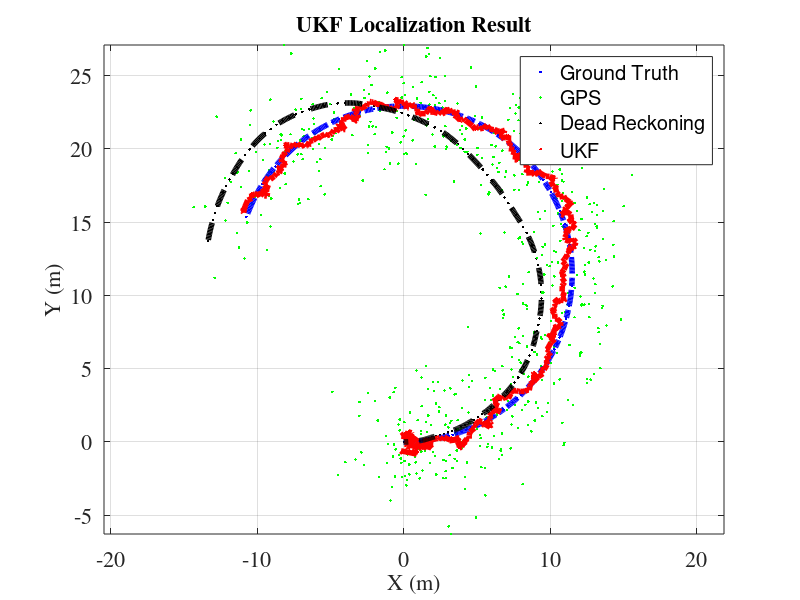

The MATLAB script that drew this image:
% -------------------------------------------------------------------------
%
% File : Unscented KalmanFilterLocalization.m
%
% Discription : Mobible robot localization sample code with
%               Unscented Kalman Filter (UKF)
%
% Environment : Matlab
%
% Author : Atsushi Sakai
%
% Copyright (c): 2014 Atsushi Sakai
%
% License : Modified BSD Software License Agreement
% -------------------------------------------------------------------------
 
function [] = UnscentedKalmanFilterLocalization()
 
close all;
clear all;
 
disp('Unscented Kalman Filter (UKF) sample program start!!')
 
time = 0;
endtime = 60; % [sec]
global dt;
dt = 0.1; % [sec]
 
nSteps = ceil((endtime - time)/dt);
 
result.time=[];
result.xTrue=[];
result.xd=[];
result.xEst=[];
result.z=[];
result.PEst=[];
result.u=[];

% State Vector [x y yaw v]'
xEst=[0 0 0 0]';
 
% True State
xTrue=xEst;
 
% Dead Reckoning
xd=xTrue;
 
% Observation vector [x y yaw v]'
z=[0 0 0 0]';

% Covariance Matrix for predict
Q=diag([0.1 0.1 toRadian(1) 0.05]).^2;
 
% Covariance Matrix for observation
R=diag([1.5 1.5 toRadian(3) 0.05]).^2;

% Simulation parameter
global Qsigma
Qsigma=diag([0.1 toRadian(20)]).^2;
 
global Rsigma
Rsigma=diag([1.5 1.5 toRadian(3) 0.05]).^2;
 
% UKF Parameter
alpha=0.001;
beta =2;
kappa=0;

n=length(xEst);%size of state vector
lamda=alpha^2*(n+kappa)-n;

%calculate weights
wm=[lamda/(lamda+n)];
wc=[(lamda/(lamda+n))+(1-alpha^2+beta)];
for i=1:2*n
    wm=[wm 1/(2*(n+lamda))];
    wc=[wc 1/(2*(n+lamda))];
end
gamma=sqrt(n+lamda);

PEst = eye(4);
 
tic;
% Main loop
for i=1 : nSteps
    time = time + dt;
    % Input
    u=doControl(time);
    % Observation
    [z,xTrue,xd,u]=Observation(xTrue, xd, u);
    
    % ------ Unscented Kalman Filter --------
    % Predict 
    sigma=GenerateSigmaPoints(xEst,PEst,gamma);
    sigma=PredictMotion(sigma,u);
    xPred=(wm*sigma')';
    PPred=CalcSimgaPointsCovariance(xPred,sigma,wc,Q);
    
    % Update
    y = z - h(xPred);
    sigma=GenerateSigmaPoints(xPred,PPred,gamma);
    zSigma=PredictObservation(sigma);
    zb=(wm*sigma')';
    St=CalcSimgaPointsCovariance(zb,zSigma,wc,R);
    Pxz=CalcPxz(sigma,xPred,zSigma,zb,wc);
    K=Pxz*inv(St);
    xEst = xPred + K*y;
    PEst=PPred-K*St*K';
    
    %Animation (remove some flames)
    if rem(i,5)==0 
        plot(xTrue(1),xTrue(2),'.b');hold on;
        plot(z(1),z(2),'.g');hold on;
        plot(xd(1),xd(2),'.k');hold on;
        plot(xEst(1),xEst(2),'.r');hold on;
        axis equal;
        grid on;
        drawnow;
    end
    
    % Simulation Result
    result.time=[result.time; time];
    result.xTrue=[result.xTrue; xTrue'];
    result.xd=[result.xd; xd'];
    result.xEst=[result.xEst;xEst'];
    result.z=[result.z; z'];
    result.PEst=[result.PEst; diag(PEst)'];
    result.u=[result.u; u'];
end
toc
 
DrawGraph(result);

function sigma=PredictMotion(sigma,u)
% Sigma Points predition with motion model
for i=1:length(sigma(1,:))
    sigma(:,i)=f(sigma(:,i),u);
end

function sigma=PredictObservation(sigma)
% Sigma Points predition with observation model
for i=1:length(sigma(1,:))
    sigma(:,i)=h(sigma(:,i));
end

function P=CalcSimgaPointsCovariance(xPred,sigma,wc,N)
nSigma=length(sigma(1,:));
d=sigma-repmat(xPred,1,nSigma);
P=N;
for i=1:nSigma
    P=P+wc(i)*d(:,i)*d(:,i)';
end

function P=CalcPxz(sigma,xPred,zSigma,zb,wc)
nSigma=length(sigma(1,:));
dx=sigma-repmat(xPred,1,nSigma);
dz=zSigma-repmat(zb,1,nSigma);
P=zeros(length(sigma(:,1)));
for i=1:nSigma
    P=P+wc(i)*dx(:,i)*dz(:,i)';
end

function sigma=GenerateSigmaPoints(xEst,PEst,gamma)
sigma=xEst;
Psqrt=sqrtm(PEst);
n=length(xEst);
%Positive direction
for ip=1:n
    sigma=[sigma xEst+gamma*Psqrt(:,ip)];
end
%Negative direction
for in=1:n
    sigma=[sigma xEst-gamma*Psqrt(:,in)];
end

function x = f(x, u)
% Motion Model
 
global dt;
 
F = [1 0 0 0
    0 1 0 0
    0 0 1 0
    0 0 0 0];
 
B = [
    dt*cos(x(3)) 0
    dt*sin(x(3)) 0
    0 dt
    1 0];
  
x= F*x+B*u;

function z = h(x)
%Observation Model

H = [1 0 0 0
    0 1 0 0
    0 0 1 0
    0 0 0 1 ];
 
z=H*x;

function u = doControl(time)
%Calc Input Parameter
T=10; % [sec]
 
% [V yawrate]
V=1.0; % [m/s]
yawrate = 5; % [deg/s]
 
u =[ V*(1-exp(-time/T)) toRadian(yawrate)*(1-exp(-time/T))]';
 
 
%Calc Observation from noise prameter
function [z, x, xd, u] = Observation(x, xd, u)
global Qsigma;
global Rsigma;
 
x=f(x, u);% Ground Truth
u=u+Qsigma*randn(2,1);%add Process Noise
xd=f(xd, u);% Dead Reckoning
z=h(x+Rsigma*randn(4,1));%Simulate Observation


function []=DrawGraph(result)
%Plot Result
 
figure(1);
x=[ result.xTrue(:,1:2) result.xEst(:,1:2) result.z(:,1:2)];
set(gca, 'fontsize', 16, 'fontname', 'times');
plot(x(:,5), x(:,6),'.g','linewidth', 4); hold on;
plot(x(:,1), x(:,2),'-.b','linewidth', 4); hold on;
plot(x(:,3), x(:,4),'r','linewidth', 4); hold on;
plot(result.xd(:,1), result.xd(:,2),'--k','linewidth', 4); hold on;
 
title('UKF Localization Result', 'fontsize', 16, 'fontname', 'times');
xlabel('X (m)', 'fontsize', 16, 'fontname', 'times');
ylabel('Y (m)', 'fontsize', 16, 'fontname', 'times');
legend('Ground Truth','GPS','Dead Reckoning','UKF');
grid on;
axis equal;
 
function radian = toRadian(degree)
% degree to radian
radian = degree/180*pi;

function degree = toDegree(radian)
% radian to degree
degree = radian/pi*180;